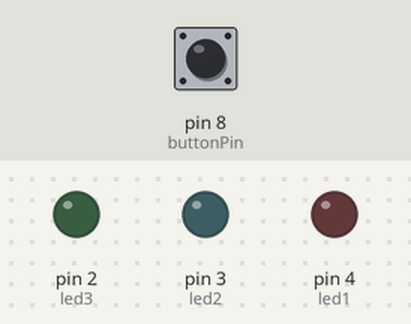
The sketch below on a simulated Arduino Uno, built with avr-gcc and run on an emulated ATmega328P. Parts: output pins drawn as LEDs (lit = HIGH). Dashed ring = blinking. The test bench sets the inputs (shaded band); at power-on: pin 8 (buttonPin) LOW.

Above: at 1.2 s.
1.3 s: pin 8 (buttonPin) pulled HIGH for 0.15 s
At 1.7 s:
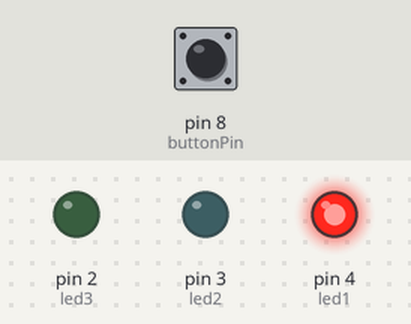
At 2.7 s:
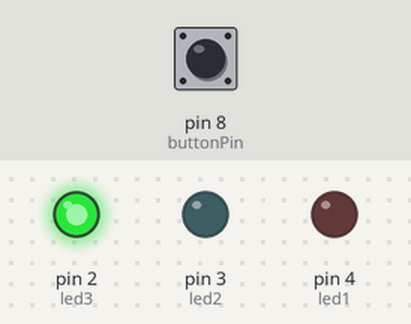
4.3 s: pin 8 (buttonPin) pulled HIGH for 3.2 s
At 5.2 s:
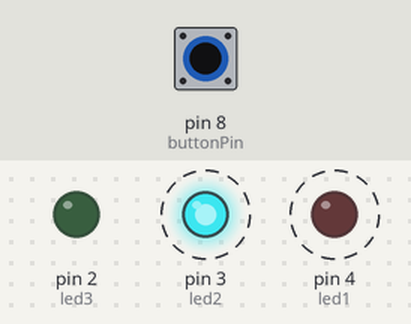
Timing chart, 0 to 10.3 s (numbered marks = the images above; inputs shaded):
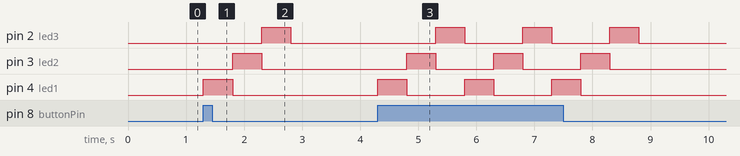

The sketch:

sketch.ino
```cpp
// Pin definisi
const int led1 = 4;
const int led2 = 3;
const int led3 = 2;
const int buttonPin = 8;

int buttonState = 0;

void setup() {
  // Atur pin LED sebagai output
  pinMode(led1, OUTPUT);
  pinMode(led2, OUTPUT);
  pinMode(led3, OUTPUT);

  // Atur pin push button sebagai input
  pinMode(buttonPin, INPUT);
}

void loop() {
  // Baca status push button
  buttonState = digitalRead(buttonPin);

  // Jika tombol ditekan, jalankan LED blink dari kiri ke kanan
  if (buttonState == HIGH) {
    digitalWrite(led1, HIGH);
    delay(500);
    digitalWrite(led1, LOW);

    digitalWrite(led2, HIGH);
    delay(500);
    digitalWrite(led2, LOW);

    digitalWrite(led3, HIGH);
    delay(500);
    digitalWrite(led3, LOW);
  }
  // Jika tombol tidak ditekan, matikan semua LED
  else {
    digitalWrite(led1, LOW);
    digitalWrite(led2, LOW);
    digitalWrite(led3, LOW);
  }
}
```

Measured:
- after the input at 1.3 s, pin 2 (led3): LOW → HIGH after 1.0 s, → LOW 0.50 s later; pin 3 (led2): LOW → HIGH after 0.50 s, → LOW 0.50 s later; pin 4 (led1): LOW → HIGH at once, → LOW 0.50 s later
- after the input at 4.3 s, pin 2 (led3): alternates HIGH for 0.50 s and LOW for 1.0 s, 6 changes in all, then stays LOW, starting after 1.0 s; pin 3 (led2): alternates HIGH for 0.50 s and LOW for 1.0 s, 6 changes in all, then stays LOW, starting after 0.50 s
